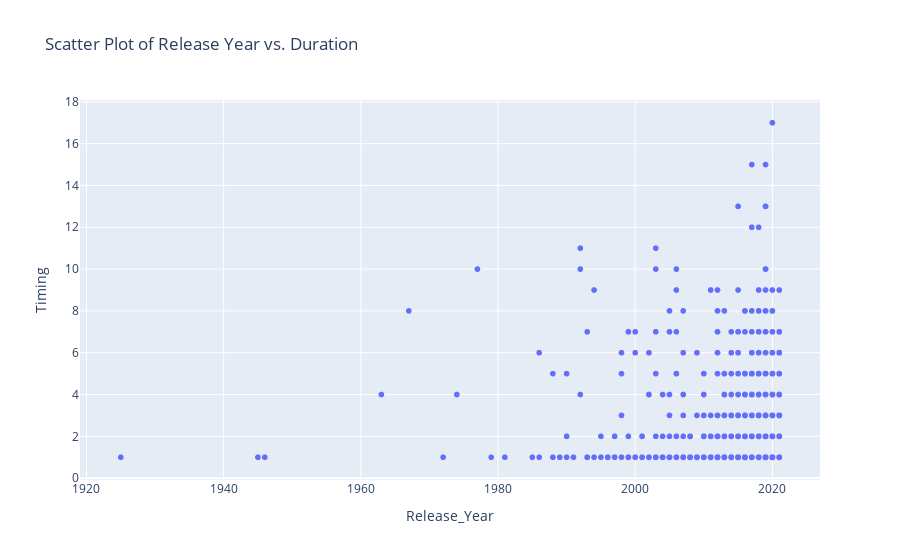

Notebook code for this chart:
### Code cell
px.scatter(TV, x='Release_Year', y='Timing', title='Scatter Plot of Release Year vs. Duration')

### Figure 1 — Plotly figure (JSON) as saved in the notebook; plotly's stock layout.template omitted (floating-point values rounded to 4 significant figures; data arrays with more than 128 entries replaced by an {"elided": "..."} marker saying what was removed)
{"data": [{"hovertemplate": "Release_Year=%{x}<br>Timing=%{y}<extra></extra>", "legendgroup": "", "marker": {"color": "#636efa", "symbol": "circle"}, "mode": "markers", "name": "", "showlegend": false, "type": "scattergl", "x": {"elided": "2676 int values"}, "xaxis": "x", "y": {"elided": "2676 int values"}, "yaxis": "y"}], "layout": {"legend": {"tracegroupgap": 0}, "title": {"text": "Scatter Plot of Release Year vs. Duration"}, "xaxis": {"anchor": "y", "domain": [0, 1], "title": {"text": "Release_Year"}}, "yaxis": {"anchor": "x", "domain": [0, 1], "title": {"text": "Timing"}}}}
